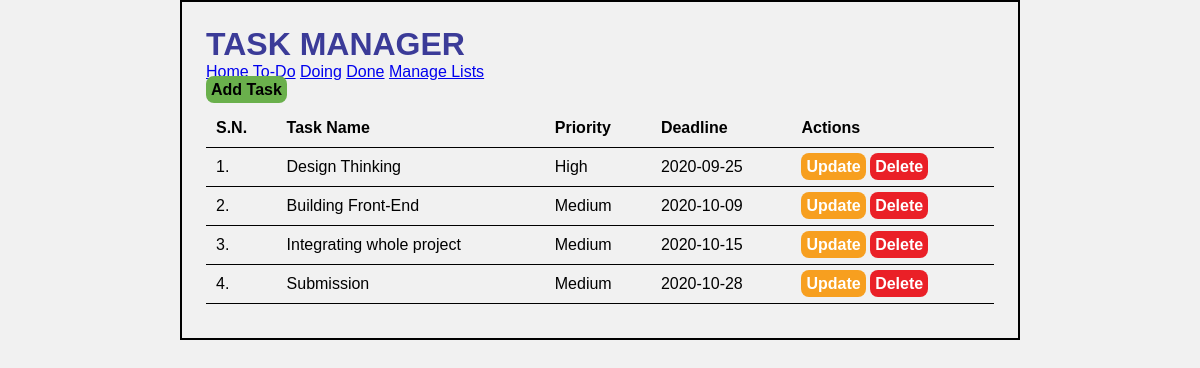
Page /list-task.php?list_id=1 on the earlier database version.
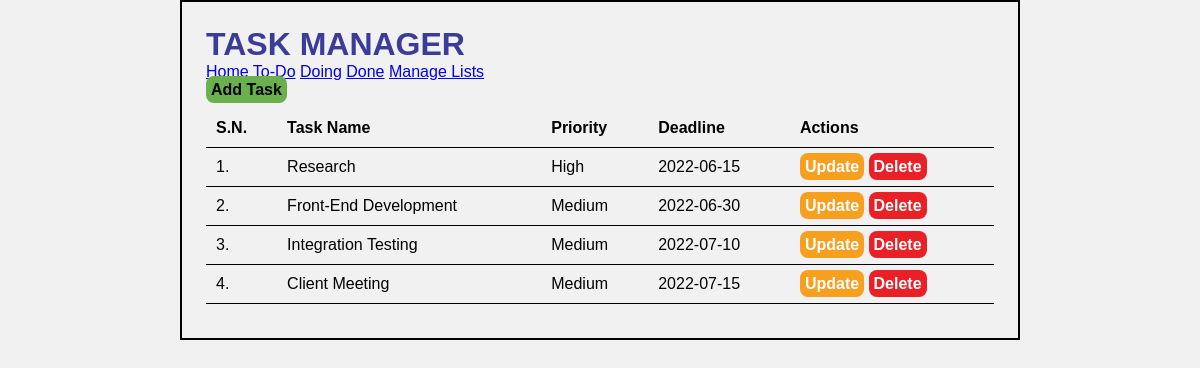
Same page on the later database version.
### tables this page shows
CREATE TABLE `tbl_tasks` (
  `task_id` int(10) UNSIGNED NOT NULL,
  `task_name` varchar(150) NOT NULL,
  `task_description` text NOT NULL,
  `list_id` int(11) NOT NULL,
  `priority` varchar(10) NOT NULL,
  `deadline` date NOT NULL
);

### list-task.php (the view, shortened to what this page needs)
<?php
    $list_id_url = $_GET['list_id'];
?>
<html>
    <head>
        <link rel="stylesheet" type="text/css" href="css/style.css">
    </head>
    <body>
        <div class="wrapper">
        <h1>TASK MANAGER</h1>
        <div class="menu">
            <a href="index.php">Home</a>
            <?php
                $conn2 = mysqli_connect(LOCALHOST, DB_USERNAME, DB_PASSWORD) or die(mysqli_error());
                $sql2 = "SELECT * FROM tbl_lists";
                $res2 = mysqli_query($conn2, $sql2);
                if($res2==true)
                {
                    while($row2=mysqli_fetch_assoc($res2))
                    {
                        $list_id = $row2['list_id'];
                        $list_name = $row2['list_name'];
                        ?>
                        <a href="list-task.php?list_id=<?php echo $list_id; ?>"><?php echo $list_name; ?></a>
                        <?php
                    }
                }
            ?>
            <a href="manage-list.php">Manage Lists</a>
        </div>
        <div class="all-task">
            <a class="btn-primary" href="add-task.php">Add Task</a>
            <table class="tbl-full">
                <tr>
                    <th>S.N.</th>
                    <th>Task Name</th>
                    <th>Priority</th>
                    <th>Deadline</th>
                    <th>Actions</th>
                </tr>
                <?php
                    $conn = mysqli_connect(LOCALHOST, DB_USERNAME, DB_PASSWORD) or die(mysqli_error());
                    $sql = "SELECT * FROM tbl_tasks WHERE list_id=$list_id_url";
                    $res = mysqli_query($conn, $sql);
                    if($res==true)
                    {
                        $count_rows = mysqli_num_rows($res);
                        $sn = 1;
                        if($count_rows>0)
                        {
                            while($row=mysqli_fetch_assoc($res))
                            {
                                $task_id = $row['task_id'];
                                $task_name = $row['task_name'];
                                $priority = $row['priority'];
                                $deadline = $row['deadline'];
                                ?>
                                <tr>
                                    <td><?php echo $sn++ ?>.</td>
                                    <td><?php echo $task_name; ?></td>
                                    <td><?php echo $priority; ?></td>
                                    <td><?php echo $deadline; ?></td>
                                    <td>
                                        <a class="btn-update" href="update-task.php?task_id=<?php echo $task_id; ?>">Update</a>
                                    <a class="btn-delete" href="delete-task.php?task_id=<?php echo $task_id; ?>">Delete</a>
                                    </td>
                                </tr>
                                <?php
                            }
                        }
                        else
                        {
                            ?>
                            <tr>
                                <td colspan="5">No Tasks added on this list.</td>
                            </tr>
                            <?php
                        }
                    }
                ?>
            </table>
        </div>
        </div>
    </body>
</html>

Differences in the rows shown:
changed tbl_tasks "High": task_name "Design Thinking" → "Research"; deadline "2020-09-25" → "2022-06-15"
changed tbl_tasks: task_name "Building Front-End" → "Front-End Development"; deadline "2020-10-09" → "2022-06-30"
changed tbl_tasks: task_name "Integrating whole project" → "Integration Testing"; deadline "2020-10-15" → "2022-07-10"
changed tbl_tasks: task_name "Submission" → "Client Meeting"; deadline "2020-10-28" → "2022-07-15"
